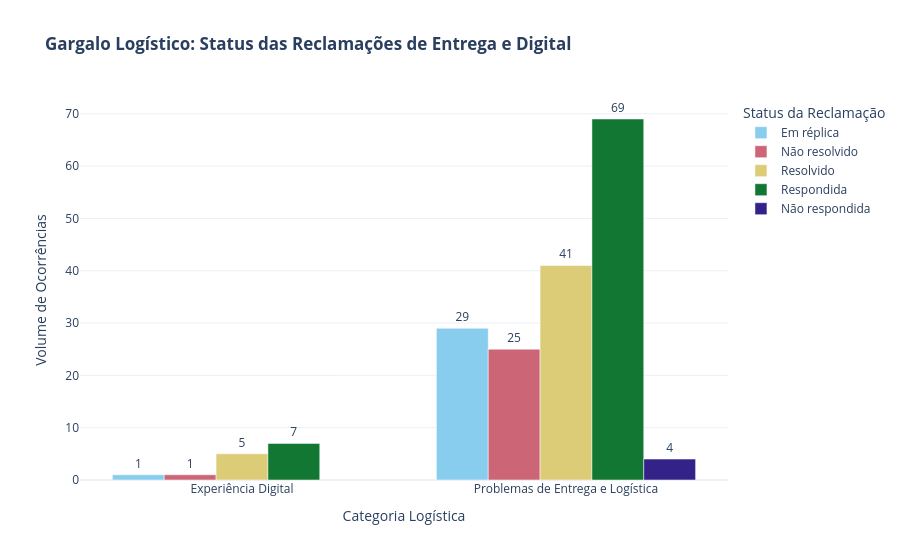

The notebook cell saved with this chart:
### Markdown cell above
## 5. Diagnóstico Estratégico e Identificação de Gargalos
Nesta seção, realizamos o cruzamento de variáveis para responder a perguntas críticas de negócio baseadas nos nossos Objetivos Secundários:
1. **Gargalo Logístico:** Onde os problemas de logística estão a travar? (Cruzamento de Categoria vs. Status).
2. **Gargalo de Ambiente:** O problema nas lojas físicas é estrutural (limpeza/filas) ou humano (atendimento/postura)?

### Code cell
# 5.1 Diagnóstico de Logística: Cruzamento de Problemas x Status de Resolução
# Filtrar apenas o objetivo de Logística
df_logistica = df_final[df_final['OBJETIVO_PROJETO'] == 'Logística dos Produtos']

# Agrupar dados
gargalo_log = df_logistica.groupby(['CATEGORIA_ANALITICA', 'STATUS']).size().reset_index(name='TOTAL')

# Criar gráfico de barras agrupadas interativo
fig_logistica = px.bar(
    gargalo_log, 
    x='CATEGORIA_ANALITICA', 
    y='TOTAL', 
    color='STATUS', 
    barmode='group',
    text='TOTAL',
    title='<b>Gargalo Logístico: Status das Reclamações de Entrega e Digital</b>',
    labels={'CATEGORIA_ANALITICA': 'Categoria Logística', 'TOTAL': 'Volume de Ocorrências'},
    color_discrete_sequence=px.colors.qualitative.Safe,
    template='plotly_white'
)

fig_logistica.update_traces(textposition='outside')
fig_logistica.update_layout(legend_title_text='Status da Reclamação')
fig_logistica.show()

### Figure 1 — Plotly figure (JSON) as saved in the notebook; plotly's stock layout.template omitted (floating-point values rounded to 4 significant figures)
{"data": [{"alignmentgroup": "True", "hovertemplate": "STATUS=Em réplica<br>Categoria Logística=%{x}<br>Volume de Ocorrências=%{text}<extra></extra>", "legendgroup": "Em réplica", "marker": {"color": "rgb(136, 204, 238)", "pattern": {"shape": ""}}, "name": "Em réplica", "offsetgroup": "Em réplica", "orientation": "v", "showlegend": true, "text": [1.0, 29.0], "textposition": "outside", "type": "bar", "x": ["Experiência Digital", "Problemas de Entrega e Logística"], "xaxis": "x", "y": [1, 29], "yaxis": "y"}, {"alignmentgroup": "True", "hovertemplate": "STATUS=Não resolvido<br>Categoria Logística=%{x}<br>Volume de Ocorrências=%{text}<extra></extra>", "legendgroup": "Não resolvido", "marker": {"color": "rgb(204, 102, 119)", "pattern": {"shape": ""}}, "name": "Não resolvido", "offsetgroup": "Não resolvido", "orientation": "v", "showlegend": true, "text": [1.0, 25.0], "textposition": "outside", "type": "bar", "x": ["Experiência Digital", "Problemas de Entrega e Logística"], "xaxis": "x", "y": [1, 25], "yaxis": "y"}, {"alignmentgroup": "True", "hovertemplate": "STATUS=Resolvido<br>Categoria Logística=%{x}<br>Volume de Ocorrências=%{text}<extra></extra>", "legendgroup": "Resolvido", "marker": {"color": "rgb(221, 204, 119)", "pattern": {"shape": ""}}, "name": "Resolvido", "offsetgroup": "Resolvido", "orientation": "v", "showlegend": true, "text": [5.0, 41.0], "textposition": "outside", "type": "bar", "x": ["Experiência Digital", "Problemas de Entrega e Logística"], "xaxis": "x", "y": [5, 41], "yaxis": "y"}, {"alignmentgroup": "True", "hovertemplate": "STATUS=Respondida<br>Categoria Logística=%{x}<br>Volume de Ocorrências=%{text}<extra></extra>", "legendgroup": "Respondida", "marker": {"color": "rgb(17, 119, 51)", "pattern": {"shape": ""}}, "name": "Respondida", "offsetgroup": "Respondida", "orientation": "v", "showlegend": true, "text": [7.0, 69.0], "textposition": "outside", "type": "bar", "x": ["Experiência Digital", "Problemas de Entrega e Logística"], "xaxis": "x", "y": [7, 69], "yaxis": "y"}, {"alignmentgroup": "True", "hovertemplate": "STATUS=Não respondida<br>Categoria Logística=%{x}<br>Volume de Ocorrências=%{text}<extra></extra>", "legendgroup": "Não respondida", "marker": {"color": "rgb(51, 34, 136)", "pattern": {"shape": ""}}, "name": "Não respondida", "offsetgroup": "Não respondida", "orientation": "v", "showlegend": true, "text": [4.0], "textposition": "outside", "type": "bar", "x": ["Problemas de Entrega e Logística"], "xaxis": "x", "y": [4], "yaxis": "y"}], "layout": {"barmode": "group", "legend": {"title": {"text": "Status da Reclamação"}, "tracegroupgap": 0}, "title": {"text": "<b>Gargalo Logístico: Status das Reclamações de Entrega e Digital</b>"}, "xaxis": {"anchor": "y", "domain": [0, 1], "title": {"text": "Categoria Logística"}}, "yaxis": {"anchor": "x", "domain": [0, 1], "title": {"text": "Volume de Ocorrências"}}}}
